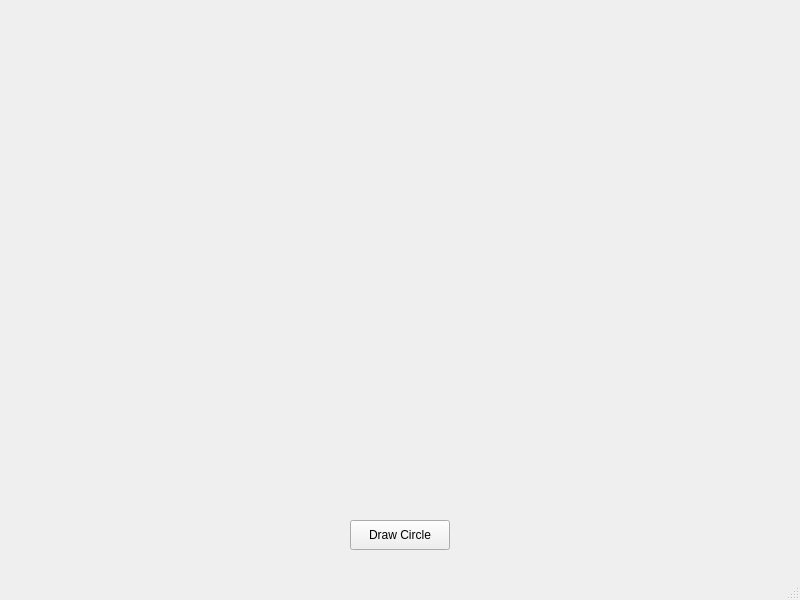
<?xml version="1.0" encoding="UTF-8"?>
<ui version="4.0">
 <class>MainWindow</class>
 <widget class="QMainWindow" name="MainWindow">
  <property name="geometry">
   <rect>
    <x>0</x>
    <y>0</y>
    <width>800</width>
    <height>600</height>
   </rect>
  </property>
  <property name="windowTitle">
   <string>MainWindow</string>
  </property>
  <widget class="QWidget" name="centralwidget">
   <widget class="QPushButton" name="pushButton">
    <property name="geometry">
     <rect>
      <x>350</x>
      <y>520</y>
      <width>100</width>
      <height>30</height>
     </rect>
    </property>
    <property name="text">
     <string>Draw Circle</string>
    </property>
   </widget>
  </widget>
  <widget class="QMenuBar" name="menubar">
   <property name="geometry">
    <rect>
     <x>0</x>
     <y>0</y>
     <width>800</width>
     <height>21</height>
    </rect>
   </property>
  </widget>
  <widget class="QStatusBar" name="statusbar"/>
 </widget>
</ui>
